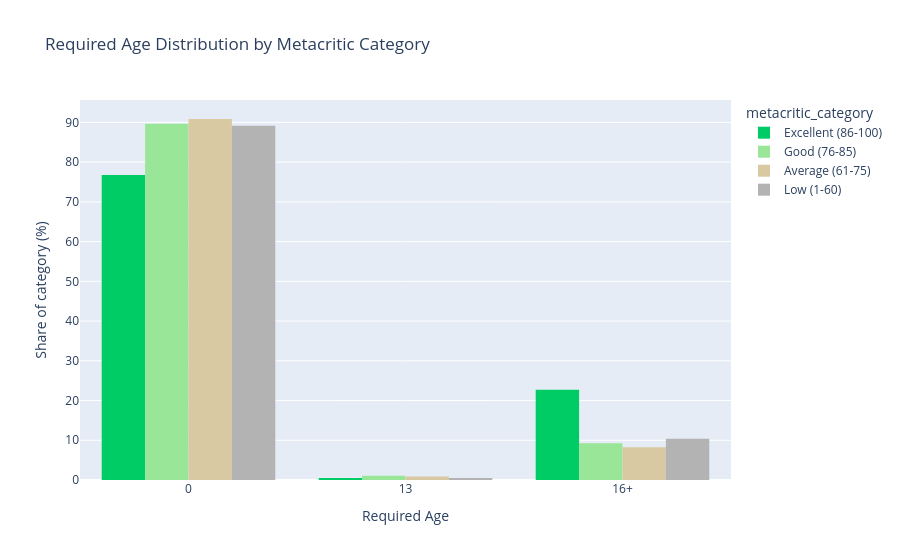

Notebook code for this chart:
### Code cell
# Visualizations
# Required age as a grouped histogram. Metacritic category as colour.

# Join small categories
df_filtered["required_age_grouped"] = (
    df_filtered["required_age"]
    .replace({18: "16+", 17: "16+", 16: "16+"})
    .astype(str)
)

category_order = [
    "Excellent (86-100)",
    "Good (76-85)",
    "Average (61-75)",
    "Low (1-60)"
]

age_order = ["0", "13", "16+"]

category_colors = {
    "Excellent (86-100)": "#00cc66",
    "Good (76-85)": "#99e699",
    "Average (61-75)": "#d9c9a3",
    "Low (1-60)": "#b3b3b3"
}

fig = px.histogram(
    df_filtered,
    x="required_age_grouped",
    color="metacritic_category",
    barmode="group",
    histnorm="percent",
    category_orders={
        "metacritic_category": category_order,
        "required_age_grouped": age_order
    },
    color_discrete_map=category_colors,
    title="Required Age Distribution by Metacritic Category"
)

fig.update_layout(
    yaxis_title="Share of category (%)",
    xaxis_title="Required Age"
)

fig.show()

### Figure 1 — Plotly figure (JSON) as saved in the notebook; plotly's stock layout.template omitted (floating-point values rounded to 4 significant figures; data arrays with more than 128 entries replaced by an {"elided": "..."} marker saying what was removed)
{"data": [{"alignmentgroup": "True", "bingroup": "x", "histnorm": "percent", "hovertemplate": "metacritic_category=Excellent (86-100)<br>required_age_grouped=%{x}<br>percent=%{y}<extra></extra>", "legendgroup": "Excellent (86-100)", "marker": {"color": "#00cc66", "pattern": {"shape": ""}}, "name": "Excellent (86-100)", "offsetgroup": "Excellent (86-100)", "orientation": "v", "showlegend": true, "type": "histogram", "x": {"elided": "374 str values"}, "xaxis": "x", "yaxis": "y"}, {"alignmentgroup": "True", "bingroup": "x", "histnorm": "percent", "hovertemplate": "metacritic_category=Good (76-85)<br>required_age_grouped=%{x}<br>percent=%{y}<extra></extra>", "legendgroup": "Good (76-85)", "marker": {"color": "#99e699", "pattern": {"shape": ""}}, "name": "Good (76-85)", "offsetgroup": "Good (76-85)", "orientation": "v", "showlegend": true, "type": "histogram", "x": {"elided": "1697 str values"}, "xaxis": "x", "yaxis": "y"}, {"alignmentgroup": "True", "bingroup": "x", "histnorm": "percent", "hovertemplate": "metacritic_category=Average (61-75)<br>required_age_grouped=%{x}<br>percent=%{y}<extra></extra>", "legendgroup": "Average (61-75)", "marker": {"color": "#d9c9a3", "pattern": {"shape": ""}}, "name": "Average (61-75)", "offsetgroup": "Average (61-75)", "orientation": "v", "showlegend": true, "type": "histogram", "x": {"elided": "1662 str values"}, "xaxis": "x", "yaxis": "y"}, {"alignmentgroup": "True", "bingroup": "x", "histnorm": "percent", "hovertemplate": "metacritic_category=Low (1-60)<br>required_age_grouped=%{x}<br>percent=%{y}<extra></extra>", "legendgroup": "Low (1-60)", "marker": {"color": "#b3b3b3", "pattern": {"shape": ""}}, "name": "Low (1-60)", "offsetgroup": "Low (1-60)", "orientation": "v", "showlegend": true, "type": "histogram", "x": {"elided": "423 str values"}, "xaxis": "x", "yaxis": "y"}], "layout": {"barmode": "group", "legend": {"title": {"text": "metacritic_category"}, "tracegroupgap": 0}, "title": {"text": "Required Age Distribution by Metacritic Category"}, "xaxis": {"anchor": "y", "categoryarray": ["0", "13", "16+"], "categoryorder": "array", "domain": [0, 1], "title": {"text": "Required Age"}}, "yaxis": {"anchor": "x", "domain": [0, 1], "title": {"text": "Share of category (%)"}}}}
